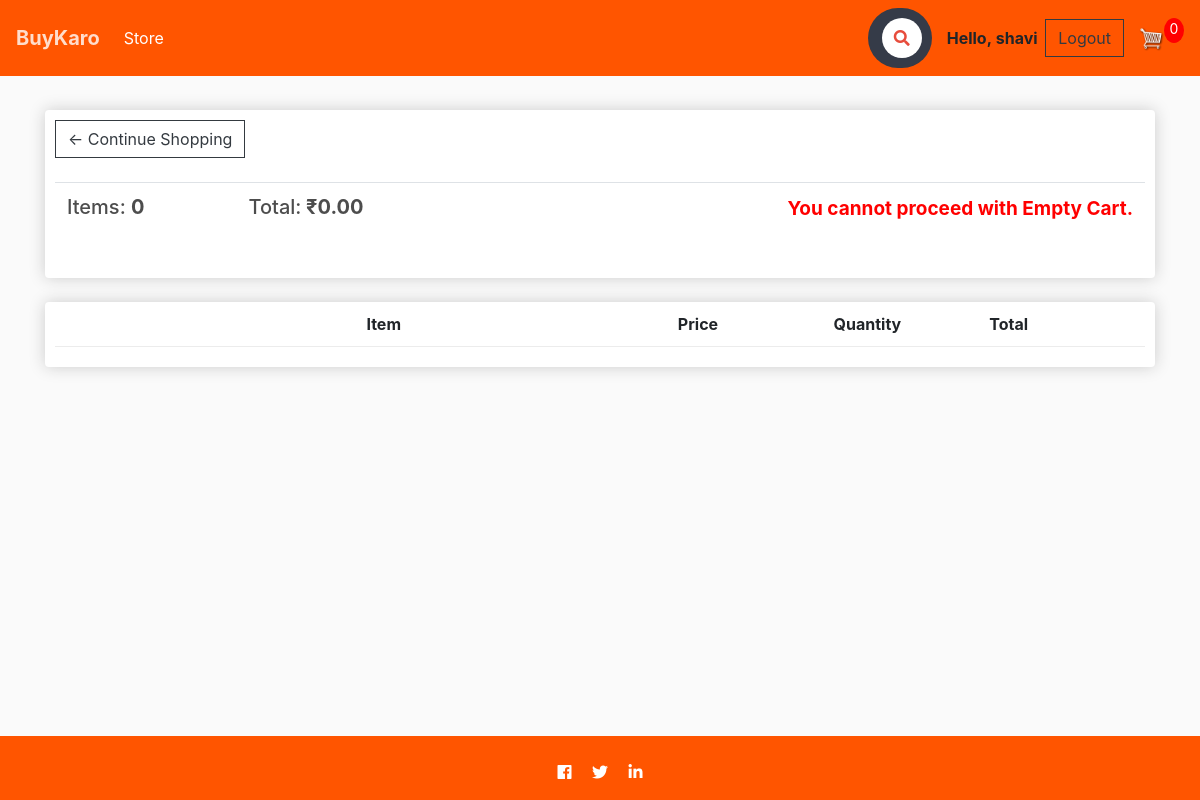
Page /cart/ (signed in) on the earlier database version.
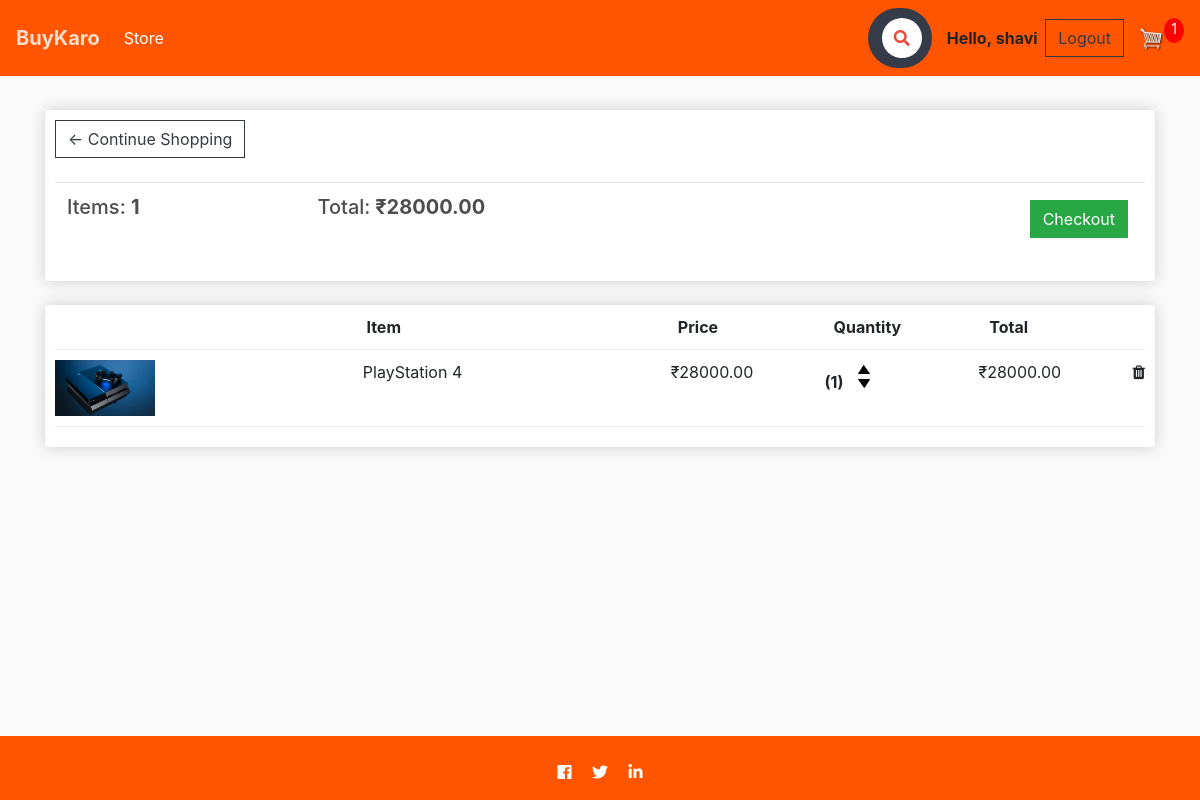
Same page on the later database version.
### store/models.py (models this page shows, shortened)
class Order(models.Model):
	STATUS = (
	    	('Pending','Pending'),
	    	('Out for delivery','Out for delivery'),
	    	('Delivered','Delivered')
	    	)
	customer = models.ForeignKey(Customer, on_delete=models.SET_NULL, null=True, blank=True)
	Product = models.ForeignKey(Product, null=True, on_delete=models.SET_NULL)
	date_ordered = models.DateTimeField(auto_now_add=True)
	status = models.CharField(max_length=200,null= True,choices=STATUS)
	note = models.CharField(max_length=1000,null= True)
	complete = models.BooleanField(default=False)
	transaction_id = models.CharField(max_length=100, null=True)
	@property
	def get_cart_total(self):
		orderitems = self.orderitem_set.all()
		total = sum([item.get_total for item in orderitems])
		return total
	@property
	def get_cart_items(self):
		orderitems = self.orderitem_set.all()
		total = sum([item.quantity for item in orderitems])
		return total

class OrderItem(models.Model):
	product = models.ForeignKey(Product, on_delete=models.SET_NULL, null=True)
	order = models.ForeignKey(Order, on_delete=models.SET_NULL, null=True)
	quantity = models.IntegerField(default=0, null=True, blank=True)
	date_added = models.DateTimeField(auto_now_add=True)
	@property
	def get_total(self):
		total = self.product.price * self.quantity
		return total

class Product(models.Model):
	CATEGORY = (
			('Input','Input'),
	    	('Output','Output')
	    )
	name = models.CharField(max_length=200)
	price = models.FloatField()
	digital = models.BooleanField(default=False,null=True, blank=True)
	image = models.ImageField(null=True, blank=True)
	description= models.CharField(max_length=200,null=True,blank=True)
	date_created= models.DateTimeField(auto_now_add=True,null=True)
	@property
	def imageURL(self):
		try:
			url = self.image.url
		except:
			url = ''
		return url

### store/views.py (the view)
# urls.py: path('cart/', views.cart, name="cart"),
def cart(request):
	data = cartData(request)
	cartItems = data['cartItems']
	order = data['order']
	items = data['items']
	context = {'items':items, 'order':order, 'cartItems':cartItems}
	return render(request, 'store/cart.html', context)

### store/utils.py (called while the page is built)
def cartData(request):
	if request.user.is_authenticated:
		customer = request.user.customer
		order, created = Order.objects.get_or_create(customer=customer, complete=False)
		items = order.orderitem_set.all()
		cartItems = order.get_cart_items
	else:
		cookieData = cookieCart(request)
		cartItems = cookieData['cartItems']
		order = cookieData['order']
		items = cookieData['items']
	return {'cartItems':cartItems ,'order':order, 'items':items}

### store/templates/store/cart.html (shortened to what this page needs)
{% extends 'store/main.html' %}
{% load static %}
{% block content %}
	<div class="row">
		<div class="col-lg-12">
			<div class="box-element">
				<a  class="btn btn-outline-dark" href="{% url 'store' %}">&#x2190; Continue Shopping</a>
				<br>
				<br>
				<table class="table">
					<tr>
						<th><h5>Items: <strong>{{order.get_cart_items}}</strong></h5></th>
						<th><h5>Total:<strong> ₹{{order.get_cart_total|floatformat:2}}</strong></h5></th>
						<th>
							{% if cartItems == 0%}
							<p style="text-align: right;color: red; font-size:19px ">You cannot proceed with Empty Cart.</p>
							{%else%}
							<a  style="float:right; margin:5px;" class="btn btn-success" href="{% url 'checkout' %}">Checkout</a>
							{% endif %}
						</th>
					</tr>
				</table>
			</div>
			<br>
			<div class="box-element">
				<div class="cart-row">
					<div style="flex:2"></div>
					<div style="flex:2"><strong>Item</strong></div>
					<div style="flex:1"><strong>Price</strong></div>
					<div style="flex:1"><strong>Quantity</strong></div>
					<div style="flex:1"><strong>Total</strong></div>
				</div>
				{% for item in items %}
				<div class="cart-row">
					<div style="flex:2"><img class="row-image" src="{{item.product.imageURL}}"></div>
					<div style="flex:2"><p>{{item.product.name}}</p></div>
					<div style="flex:1"><p>₹{{item.product.price|floatformat:2}}</p></div>
					<div style="flex:1">
						<p class="quantity">({{item.quantity}})</p>
						<div class="quantity">
							<img data-product="{{item.product.id}}" data-action="add" class="chg-quantity update-cart" src="{% static  'images/arrow-up.png' %}">
							<img data-product="{{item.product.id}}" data-action="remove" class="chg-quantity update-cart" src="{% static  'images/arrow-down.png' %}">
						</div>
					</div>
					<div style="flex:1"><p>₹{{item.get_total|floatformat:2}}</p>
					 </div>
					 {% if user.is_authenticated %}
				<a style="color: inherit;" href="{%url 'removeitem' item.product.id  %}"><i class="fa fa-trash"> </i></a>
				</div>
				{%endif%}
				{% endfor %}
			</div>
		</div>
	</div>
{% endblock content %}

### store/templates/store/main.html (shortened to what this page needs)
<!DOCTYPE html>
{% load static %}
<html>
<head>
	<link rel="stylesheet" href="https://stackpath.bootstrapcdn.com/bootstrap/4.4.1/css/bootstrap.min.css">
	<link rel="stylesheet" href="https://use.fontawesome.com/releases/v5.5.0/css/all.css">
<link rel="stylesheet" href="https://cdnjs.cloudflare.com/ajax/libs/font-awesome/4.7.0/css/font-awesome.min.css">
	<link rel="stylesheet" type="text/css" href="{% static 'css/main.css' %}">
</head>
<body>
	<nav class=" navbar navbar-expand-lg navbar-custom">
	  <a class="navbar-brand" href="{% url 'store' %}"><b>BuyKaro</b></a>
	  <div class="collapse navbar-collapse" id="navbarSupportedContent">
	    <ul class="navbar-nav mr-auto">
	      <li class="nav-item active">
	        <a class="nav-link" href="{% url 'store' %}">Store <span class="sr-only">(current)</span></a>
	      </li>
	    </ul>
<form method="get" action="/search">
<div class="container h-100">
<div class="d-flex justify-content-center h-100">
<div class="searchbar">
          <input class="search_input" type="text" name="query"
          id="query" placeholder="Search for your product...">
          <a class="search_icon"><i class="fas fa-search"></i></a>
</div>
</div>
</div>
</form>
	    <div class="form-inline my-2 my-lg-0">
	     	{% if user.is_authenticated %}
	     	<b>Hello,&nbsp;{{user}}&nbsp;&nbsp;</b><a href="{% url 'logout'%}"class="btn btn-outline-dark">Logout
	     	 </a>
	     	{% else %}
	     	<a href="{% url 'login'%}"class="btn btn-outline-dark">Login</a>
	     	{% endif %}
	     	<a href="{% url 'cart' %}">
	    		<img  id="cart-icon" src="{% static 'images/cart.png' %}">
	    	</a>
	    	<p id="cart-total">{{cartItems}}</p>
	    </div>
	  </div>
	</nav>
     <div class="container">
            <br>
            {% block content %}
            {% endblock content %}
         </div>
<footer  class="page-footer font-small special-color-dark pt-4 footer1">
  <div class="container">
    <ul class="list-unstyled list-inline text-center">
      <li class="list-inline-item">
        <a style="color: inherit;" href="https://www.facebook.com/ShaviSuri" target="_blank" class="btn-floating btn-fb mx-1">
          <i class="fab fa-facebook-f"> </i>
        </a>
      </li>
      <li class="list-inline-item">
        <a style="color: inherit;" href="https://twitter.com/shavi_suri?lang=en" target="_blank" class="btn-floating btn-tw mx-1">
          <i class="fab fa-twitter"> </i>
        </a>
      </li>
      <li class="list-inline-item">
        <a style="color: inherit;" href="https://www.linkedin.com/in/shavi-suri-72b02087/" target="_blank" class="btn-floating btn-li mx-1">
          <i class="fab fa-linkedin-in"> </i>
        </a>
      </li>
    </ul>
  </div>
</footer>
</body>
</html>

### static/css/main.css (style rules this page uses)
body { background-color: hsl(0, 0%, 98%); }
h1,h2,h3,h4,h5,h6 { color:hsl(0, 0%, 30%); }
.box-element { box-shadow:hsl(0, 0%, 80%) 0 0 16px; background-color: #fff; border-radius: 4px; padding: 10px; }
#cart-icon { width:25px; display: inline-block; margin-left: 15px; }
#cart-total { display: block; text-align: center; color:#fff; background-color: red; width: 20px; height: 25px; border-radius: 50%; font-size: 14px; }
.col-lg-4, .col-lg-6, .col-lg-8, .col-lg-12 { margin-top: 10px; }
.btn { border-radius: 0; }
.row-image { width: 100px; }
.cart-row { display: flex; align-items: flex-stretch; padding-bottom: 10px; margin-bottom: 10px; border-bottom: 1px solid #ececec; }
.quantity { display: inline-block; font-weight: 700; padding-right:10px; }
.chg-quantity { width: 12px; cursor: pointer; display: block; margin-top: 5px; transition:.1s; }
.navbar-custom { background-color: #ff5500; }
.navbar-custom .navbar-brand, .navbar-custom .navbar-text { color: rgba(255,255,255,.8); }
.navbar-custom .navbar-nav .nav-link { color: rgba(255,255,255,.5); }
.navbar-custom .nav-item.active .nav-link, .navbar-custom .nav-item:hover .nav-link { color: #ffffff; }
.searchbar { margin-bottom: auto; margin-top: auto; height: 60px; background-color: #353b48; border-radius: 30px; padding: 10px; }
.search_input { color: white; border: 0; outline: 0; background: none; width: 0; caret-color:transparent; line-height: 40px; transition: width 0.4s linear; }
.search_icon { background: white; color: #e74c3c !important; height: 40px; width: 40px; float: right; display: flex; justify-content: center; align-items: center; border-radius: 50%; text-decoration:none; }
body > .container { padding-bottom: 130px; }
.footer1 { position: fixed; left: 0; bottom: 0; width: 100%; background-color: #ff5500; color: white; text-align: center; }

Differences in the rows shown:
computed for Order: get_cart_items "0" → "1"; get_cart_total "0.00" → "28000.00"
added OrderItem: product.imageURL (picture), product.name "PlayStation 4", product.price "28000.00", quantity "1", get_total "28000.00"
Other differences:
{{ cartItems }}: "0" → "1"
text no longer shown: "You cannot proceed with Empty Cart."
text now shown: "Checkout"
